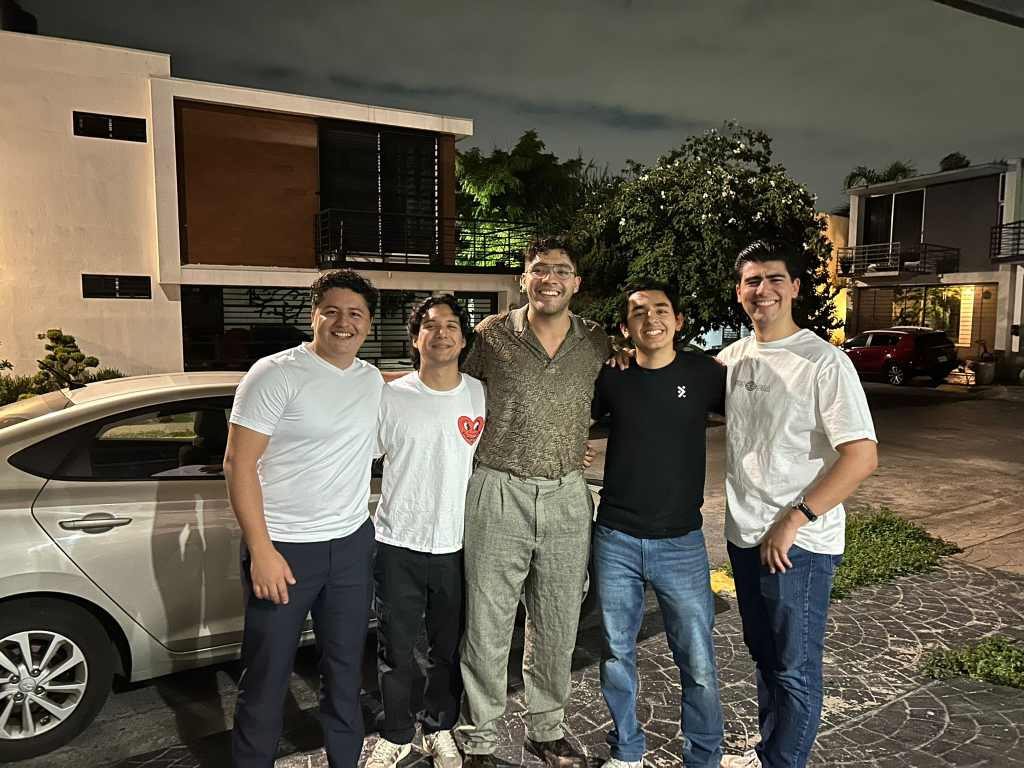
#> input picture Detección y conteo de círculos y personas/12.jpeg, 2048 x 1536 px (shown at 1/2 size)
$ python deteccion_personas.py
#> lines starting #> are read from the running program, lines starting #| are printed output that depends on the picture; after the words box and inside, x2 and y2 are one past the last pixel; in counts of white or black regions, pixels touching at a corner belong together
#> further down, imagen is the input picture: shape (1536, 2048, 3); mean B, G, R 77, 90.5, 96.4
import cv2

# Inicializamos el detector HOG con un clasificador preentrenado para personas
hog = cv2.HOGDescriptor()
hog.setSVMDetector(cv2.HOGDescriptor_getDefaultPeopleDetector())

def detectar_y_contar_personas(imagen):
    # Redimensionamos la imagen para acelerar el proceso de detección (opcional)
    imagen_redimensionada = cv2.resize(imagen, (min(800, imagen.shape[1]), min(600, imagen.shape[0])))
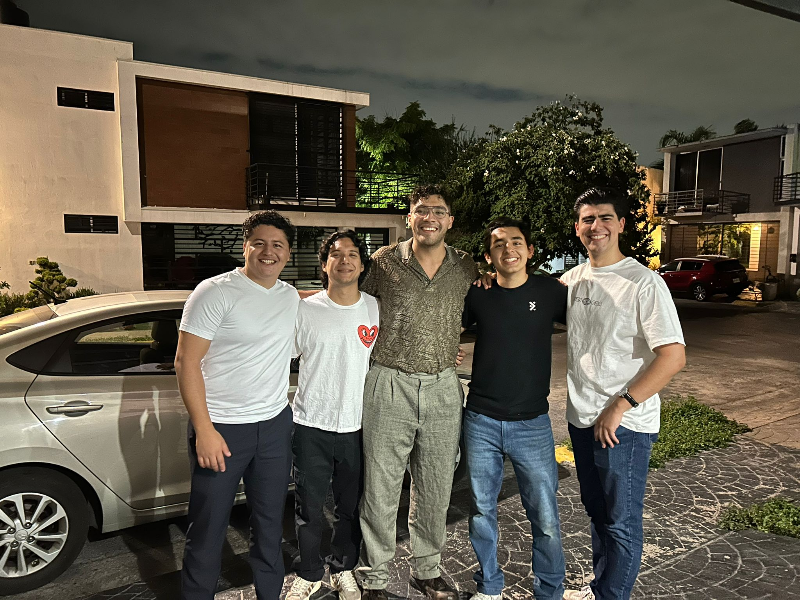
#> imagen_redimensionada: shape (600, 800, 3); mean B, G, R 76.9, 90.4, 96.3

    # Detectamos personas en la imagen
    (rectangulos, _) = hog.detectMultiScale(imagen_redimensionada, winStride=(4, 4), padding=(8, 8), scale=1.05)
#> rectangulos = [[251, 256, 70, 140], [153, 305, 80, 159], [686, 87, 114, 248], [140, 173, 224, 427]]

    # Dibujamos los rectángulos alrededor de las personas detectadas
    for (x, y, w, h) in rectangulos:
        cv2.rectangle(imagen_redimensionada, (x, y), (x + w, y + h), (0, 255, 0), 2)
#> this loop made 4 passes
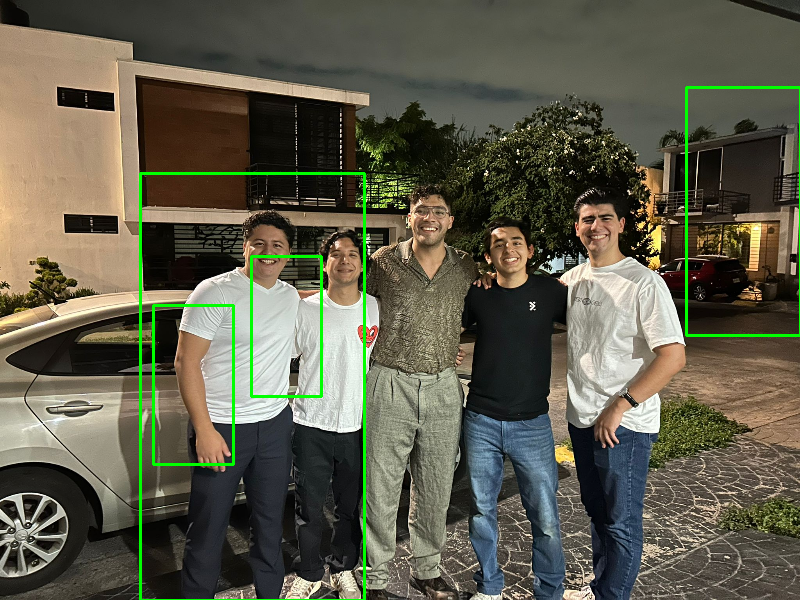
#> imagen_redimensionada: shape (600, 800, 3); 1.63% of pixels changed, all inside (x1, y1, x2, y2) = (139, 86, 800, 600)

    # Contamos la cantidad de personas detectadas
    cantidad_personas = len(rectangulos)
#> cantidad_personas = 4

    # Escribimos la cantidad de personas detectadas en la imagen
    cv2.putText(imagen_redimensionada, f"Personas detectadas: {cantidad_personas}", (10, imagen_redimensionada.shape[0] - 10),
                cv2.FONT_HERSHEY_SIMPLEX, 1, (255, 255, 255), 2)
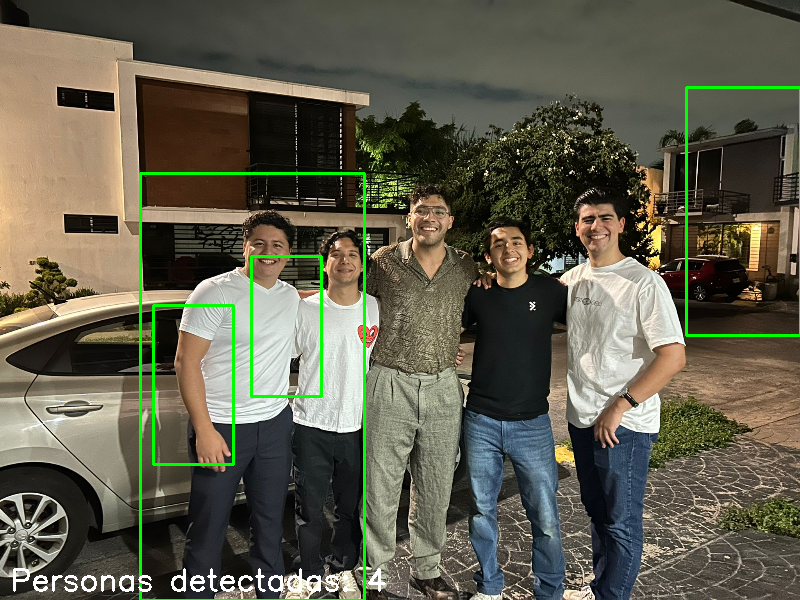
#> imagen_redimensionada: shape (600, 800, 3); 0.52% of pixels changed, all inside (x1, y1, x2, y2) = (13, 568, 386, 592)

    return imagen_redimensionada, cantidad_personas

# Cargar la imagen donde se desea detectar personas
imagen = cv2.imread('12.jpeg')

# Detectar y contar personas en la imagen
imagen_resultante, cantidad_personas = detectar_y_contar_personas(imagen)
#> cantidad_personas = 4

# Mostrar la imagen con las personas detectadas y el conteo
cv2.imshow("Deteccion de Personas", imagen_resultante)
print(f"Cantidad de personas detectadas: {cantidad_personas}")
#| Cantidad de personas detectadas: 4
cv2.waitKey(0)
cv2.destroyAllWindows()

$ run again, with Detección y conteo de círculos y personas/6.jpeg copied over Detección y conteo de círculos y personas/12.jpeg
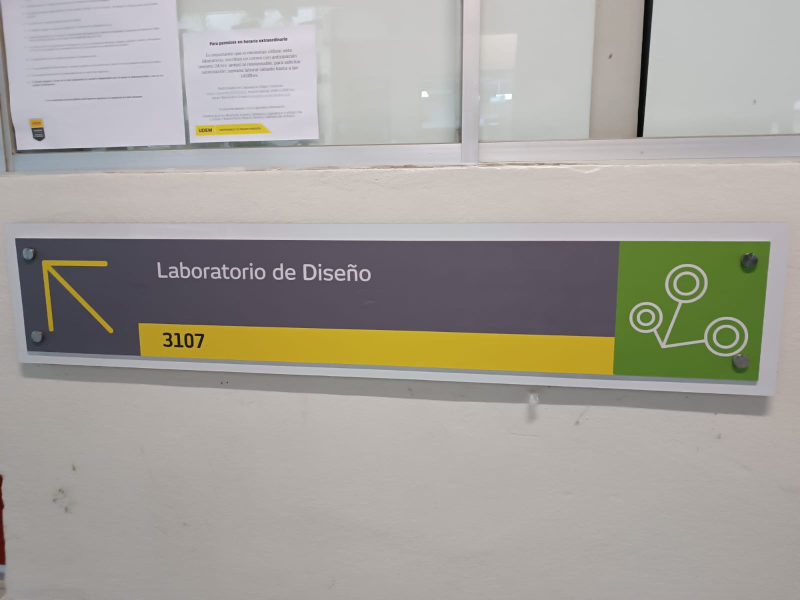
#> input picture Detección y conteo de círculos y personas/6.jpeg, 1600 x 1200 px (shown at 1/2 size)
#> imagen is the input picture: shape (1200, 1600, 3); mean B, G, R 154.8, 161.9, 165.3
#> rectangulos = [[0, 231, 66, 134], [710, 234, 80, 159]]
#> the loop in detectar_y_contar_personas, `for (x, y, w, h) in rectangulos:` made 2 passes
#> after the loop in detectar_y_contar_personas, `for (x, y, w, h) in rectangulos:`:
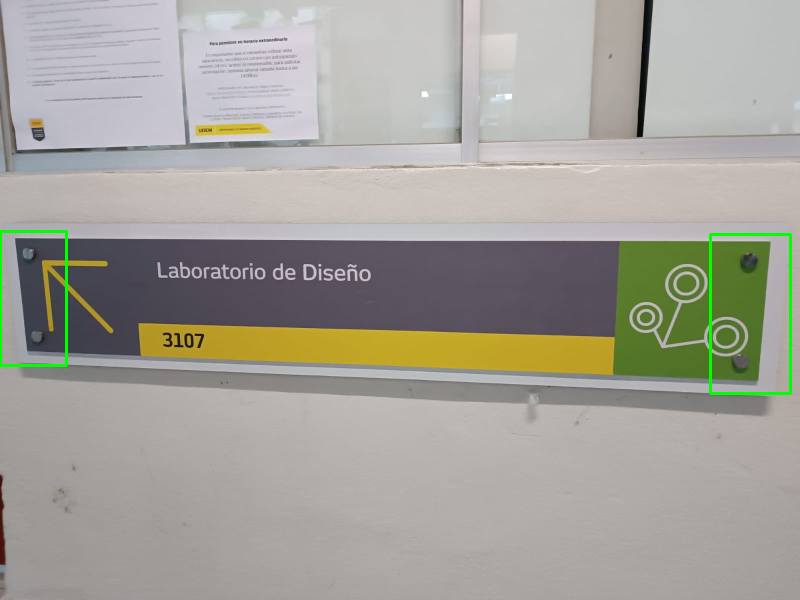
#> imagen_redimensionada: shape (600, 800, 3); mean B, G, R 154.2, 162.6, 164.6
#> in detectar_y_contar_personas, `cantidad_personas = len(rectangulos)`: cantidad_personas = 2
#> in detectar_y_contar_personas, `cv2.putText(imagen_redimensionada, f"Personas detectadas: {cantidad_pe..`:
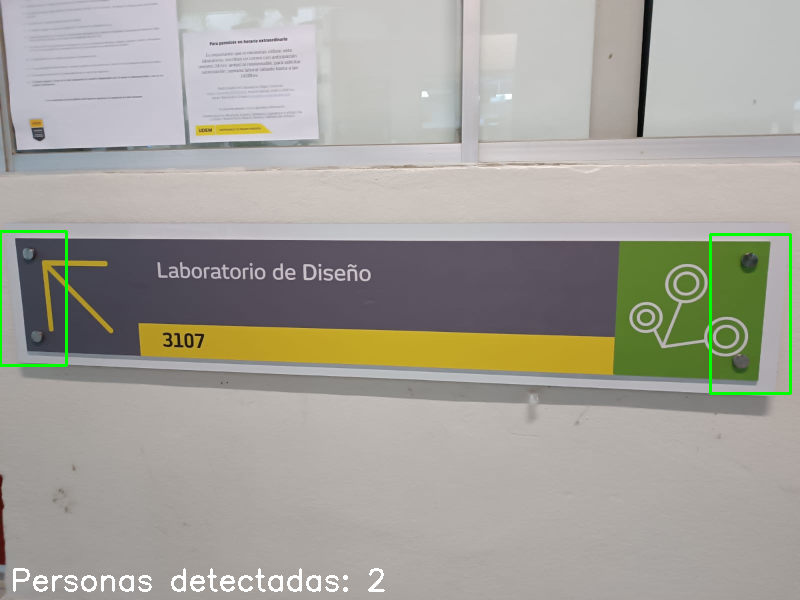
#> imagen_redimensionada: shape (600, 800, 3); 0.52% of pixels changed, all inside (x1, y1, x2, y2) = (13, 568, 385, 592)
#| Cantidad de personas detectadas: 2

$ run again, with Detección y conteo de círculos y personas/8.jpeg copied over Detección y conteo de círculos y personas/12.jpeg
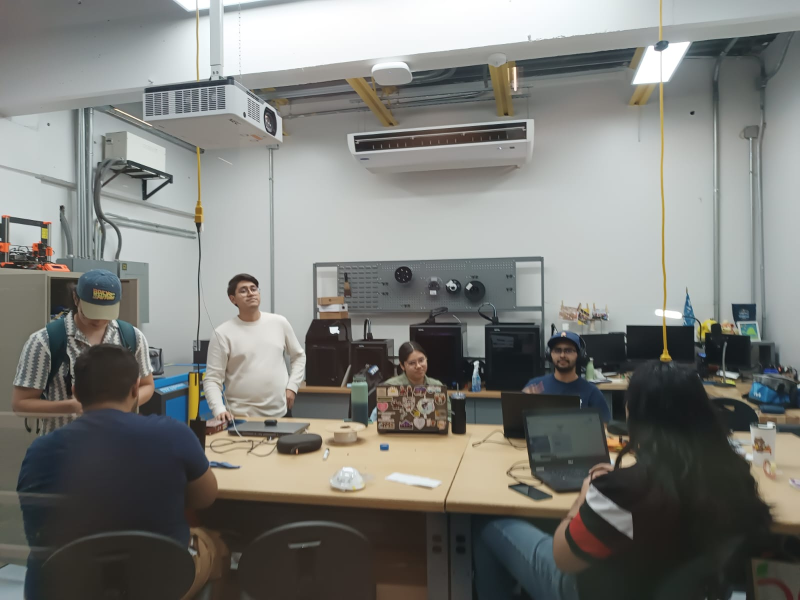
#> input picture Detección y conteo de círculos y personas/8.jpeg, 1600 x 1200 px (shown at 1/2 size)
#> imagen is the input picture: shape (1200, 1600, 3); mean B, G, R 121, 125.2, 124.5
#> rectangulos = [[161, 398, 66, 131], [77, 141, 79, 157], [437, 258, 80, 160], [0, 390, 91, 203], [0, 216, 102, 214], [0, 285, 109, 240], [680, 6, 116, 232], [157, 42, 160, 320], [493, 303, 155, 297]]
#> the loop in detectar_y_contar_personas, `for (x, y, w, h) in rectangulos:` made 9 passes
#> after the loop in detectar_y_contar_personas, `for (x, y, w, h) in rectangulos:`:
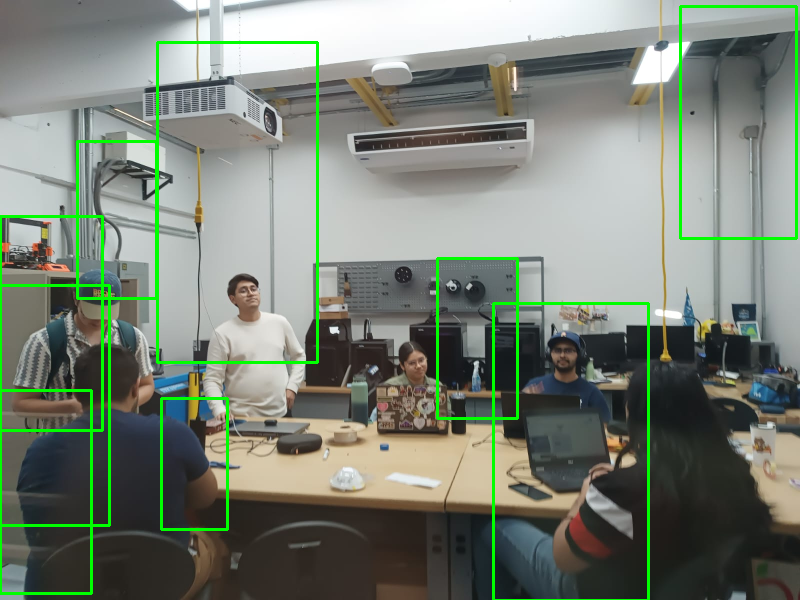
#> imagen_redimensionada: shape (600, 800, 3); mean B, G, R 117.4, 129.8, 120.9
#> in detectar_y_contar_personas, `cantidad_personas = len(rectangulos)`: cantidad_personas = 9
#> in detectar_y_contar_personas, `cv2.putText(imagen_redimensionada, f"Personas detectadas: {cantidad_pe..`:
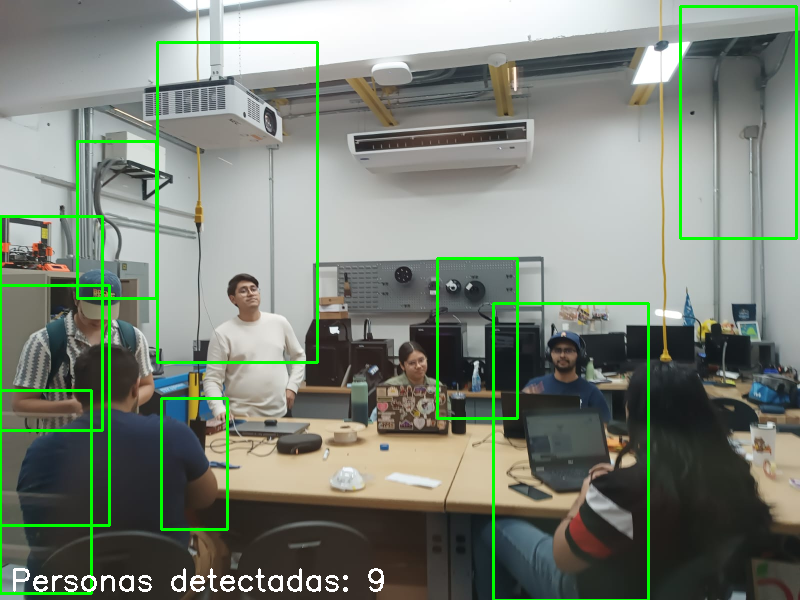
#> imagen_redimensionada: shape (600, 800, 3); 0.53% of pixels changed, all inside (x1, y1, x2, y2) = (13, 568, 384, 592)
#| Cantidad de personas detectadas: 9
